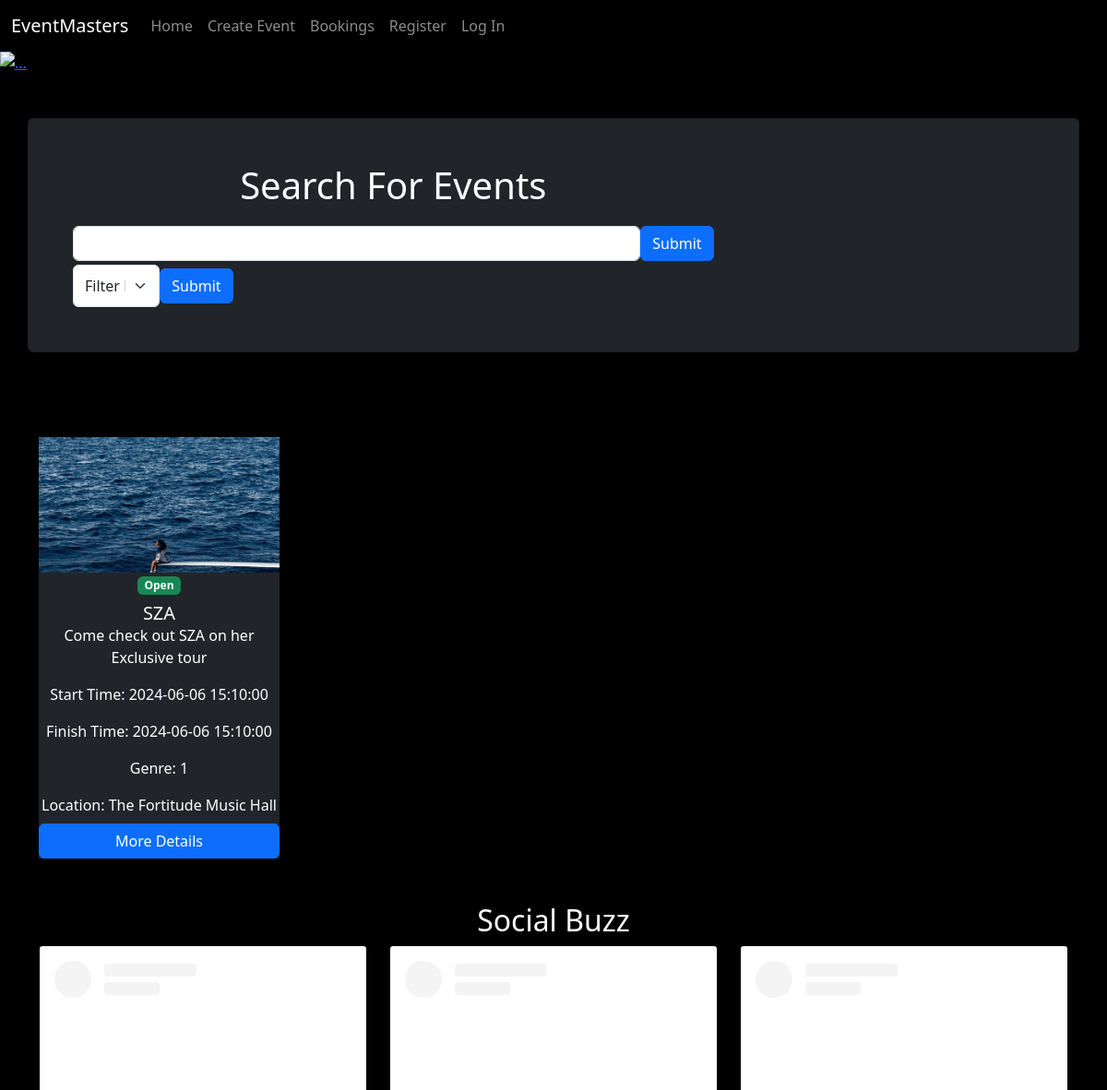
Before: / (upper part) with the older database file.
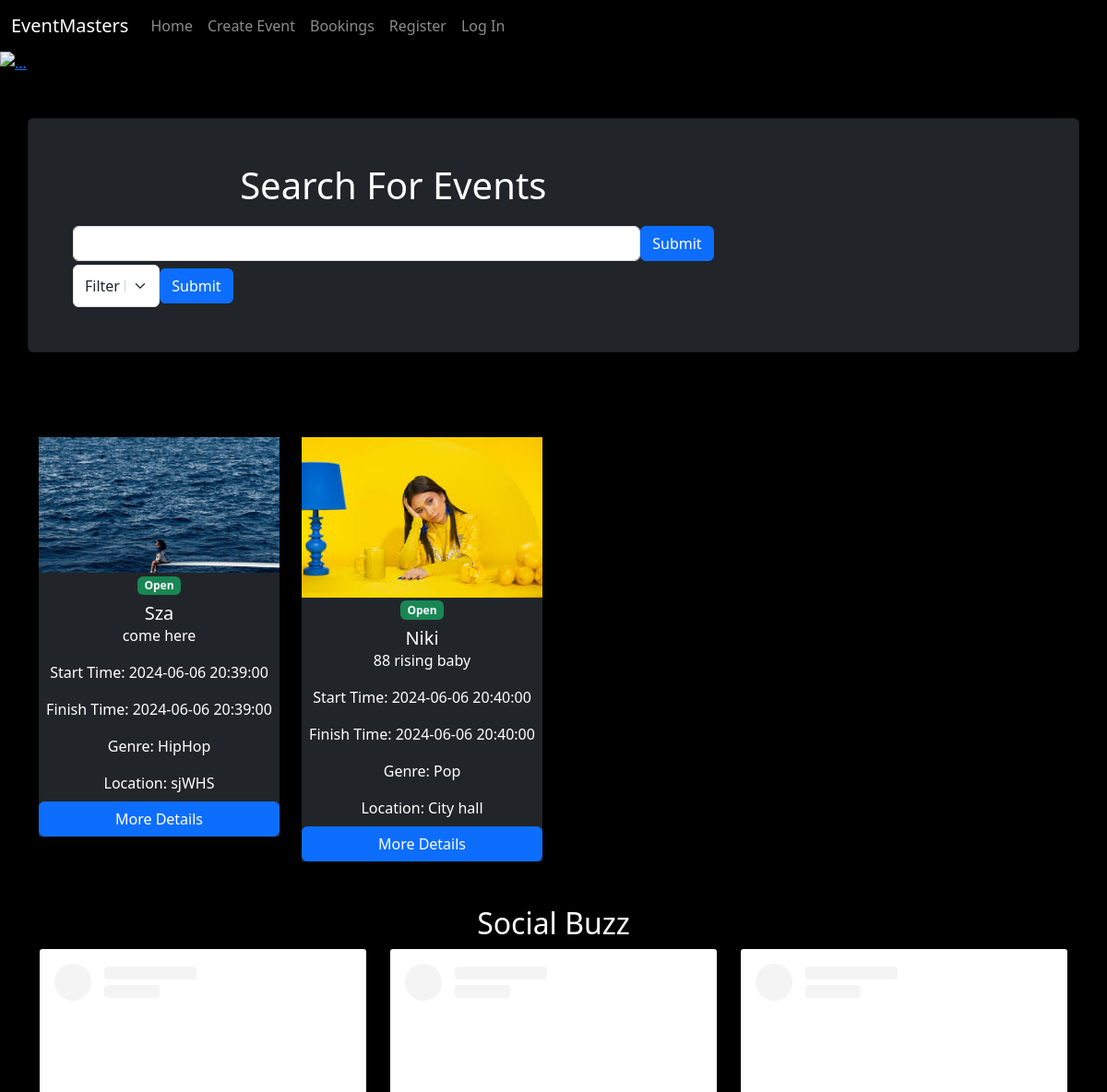
After: the same page with the newer database file.
### website/models.py (models this page shows, shortened)
class Event(db.Model):
    __tablename__ = 'events'
    id = db.Column(db.Integer, primary_key=True)
    name = db.Column(db.String(80))
    description = db.Column(db.String(200))
    image = db.Column(db.String(400))
    start_time = db.Column(db.DateTime)
    end_time = db.Column(db.DateTime)
    location = db.Column(db.String(80))
    genre = db.Column(db.String)
    price = db.Column(db.Float)
    numberoftickets = db.Column(db.Integer)
    status = db.Column(db.String(20), default="Open")
    comments = db.relationship('Comment', backref='event')
    orders = db.relationship('Order', backref='event')
    user_id = db.Column(db.Integer, db.ForeignKey('users.id'))

### website/views.py (the view)
@main_bp.route('/')
def index():
    events = db.session.scalars(db.select(Event)).all()
    return render_template('index.html', events = events)

### website/templates/index.html (shortened to what this page needs)
{% extends 'base.html' %}
{% block header %}
      <div id="carouselExampleDark" class="carousel carousel-dark slide">
        <div class="carousel-indicators">
          <button
            type="button"
            data-bs-target="#carouselExampleDark"
            data-bs-slide-to="0"
            class="active"
            aria-current="true"
            aria-label="Slide 1"
          ></button>
          <button
            type="button"
            data-bs-target="#carouselExampleDark"
            data-bs-slide-to="1"
            aria-label="Slide 2"
          ></button>
          <button
            type="button"
            data-bs-target="#carouselExampleDark"
            data-bs-slide-to="2"
            aria-label="Slide 3"
          ></button>
        </div>
        <div class="carousel-inner">
          <div class="carousel-item active" data-bs-interval="10000">
            <a href="{{url_for('Event.details', id=1)}}">
              <img src="{{url_for('static', filename='Img/ITSV.jpg')}}" class="d-block w-100" alt="..." />
            </a>
            <div class="carousel-caption d-none d-md-block">
            </div>
          </div>
        </div>
        <button
          class="carousel-control-prev"
          type="button"
          data-bs-target="#carouselExampleDark"
          data-bs-slide="prev"
        >
          <span class="carousel-control-prev-icon" aria-hidden="true"></span>
        </button>
        <button
          class="carousel-control-next"
          type="button"
          data-bs-target="#carouselExampleDark"
          data-bs-slide="next"
        >
          <span class="carousel-control-next-icon" aria-hidden="true"></span>
        </button>
      </div>
{% endblock %}
{% block content %}
    <main>
      <div class="container text-center">
          <div class="row justify-content-center mt-5 pb-4">
            <div class="card shadow p-5 mb-5 bg-dark">
              <div class="col-md-8">
                <h1 class="text-center mb-3"; style="color: white;">Search For Events</h1>
                <form class="form-inline d-flex flex-nowrap" action="{{url_for('main.search')}}" >
                   <input type="text" name="search" class="form-control flex-grow-1 my-1 mr-sm-2" id="SearchForm">
                   <button type="submit" class="flex-shrink-1 btn btn-primary my-1">Submit</button>
                 </form>
              </div>
              <div class="col-md-2">
                <form  class="form-inline d-flex flex-nowrap" action="{{url_for('main.genre_search')}}" >
                  <select name="genre_search" class="form-select" aria-label="Default select example">
                    <option selected>Filter By Genre</option>
                  </select>
                  <button type="submit" class="flex-shrink-1 btn btn-primary my-1">Submit</button>
                </form>
              </div>
           </div>
         </div>
        <div class="row row-cols-1 row-cols-md-4 g-4 cardset">
          {% for events in events %}
          <div class="col mb-4">
            <div class="card-group artist">
              <img
                src="{{url_for('static', filename=events.image)}}" alt="Event Image"
                class="card-img-top img-fluid"
              />
              <div class="card-body d-flex flex-column justify-content-between">
                <div>
                  <div>
                    {% if events.status == 'Open' %}
                    <span class="badge bg-success">{{events.status}}</span>
                    {% endif %}
                  </div>
                  <h5 class="card-title mt-2">{{ events.name }}</h5>
                  <p class="card-text">{{ events.description }}</p>
                  <p class="card-text">Start Time: {{ events.start_time }}</p>
                  <p class="card-text">Finish Time: {{ events.end_time}}</p>
                  <p class="card-text">Genre: {{ events.genre}}</p>
                  <p class="card-text">Location: {{ events.location}}</p>
                </div>
                <a href="{{ url_for('Event.details', id=events.id) }}" class="btn btn-primary mt-2"
                  >More Details</a
                >
              </div>
            </div>
          </div>
          {% endfor %}
        </div>
        <br>
        <h2 style="color: white;"> Social Buzz </h2>
        <div class="row">
          <div class="col-xl-4 col-lg-5 col-md-6">
            <blockquote class="instagram-media" data-instgrm-captioned data-instgrm-permalink="https://www.instagram.com/p/C53__-iSV52/?utm_source=ig_embed&amp;utm_campaign=loading" data-instgrm-version="14" style=" background:#FFF; border:0; border-radius:3px; box-shadow:0 0 1px 0 rgba(0,0,0,0.5),0 1px 10px 0 rgba(0,0,0,0.15); margin: 1px; max-width:540px; min-width:326px; padding:0; width:99.375%; width:-webkit-calc(100% - 2px); width:calc(100% - 2px);"><div style="padding:16px;"> <a href="https://www.instagram.com/p/C53__-iSV52/?utm_source=ig_embed&amp;utm_campaign=loading" style=" background:#FFFFFF; line-height:0; padding:0 0; text-align:center; text-decoration:none; width:100%;" target="_blank"> <div style=" display: flex; flex-direction: row; align-items: center;"> <div style="background-color: #F4F4F4; border-radius: 50%; flex-grow: 0; height: 40px; margin-right: 14px; width: 40px;"></div> <div style="display: flex; flex-direction: column; flex-grow: 1; justify-content: center;"> <div style=" background-color: #F4F4F4; border-radius: 4px; flex-grow: 0; height: 14px; margin-bottom: 6px; width: 100px;"></div> <div style=" background-color: #F4F4F4; border-radius: 4px; flex-grow: 0; height: 14px; width: 60px;"></div></div></div><div style="padding: 19% 0;"></div> </a></div></blockquote>
          </div>
          <div class="col-xl-4 col-lg-5 col-md-6">
            <blockquote class="instagram-media" data-instgrm-captioned data-instgrm-permalink="https://www.instagram.com/p/C5xum6fL2qd/?utm_source=ig_embed&amp;utm_campaign=loading" data-instgrm-version="14" style=" background:#FFF; border:0; border-radius:3px; box-shadow:0 0 1px 0 rgba(0,0,0,0.5),0 1px 10px 0 rgba(0,0,0,0.15); margin: 1px; max-width:540px; min-width:326px; padding:0; width:99.375%; width:-webkit-calc(100% - 2px); width:calc(100% - 2px);"><div style="padding:16px;"> <a href="https://www.instagram.com/p/C5xum6fL2qd/?utm_source=ig_embed&amp;utm_campaign=loading" style=" background:#FFFFFF; line-height:0; padding:0 0; text-align:center; text-decoration:none; width:100%;" target="_blank"> <div style=" display: flex; flex-direction: row; align-items: center;"> <div style="background-color: #F4F4F4; border-radius: 50%; flex-grow: 0; height: 40px; margin-right: 14px; width: 40px;"></div> <div style="display: flex; flex-direction: column; flex-grow: 1; justify-content: center;"> <div style=" background-color: #F4F4F4; border-radius: 4px; flex-grow: 0; height: 14px; margin-bottom: 6px; width: 100px;"></div> <div style=" background-color: #F4F4F4; border-radius: 4px; flex-grow: 0; height: 14px; width: 60px;"></div></div></div><div style="padding: 19% 0;"></div> </a></div></blockquote>
          </div>
          <div class="col-xl-4 col-lg-5 col-md-6">
            <blockquote class="instagram-media" data-instgrm-captioned data-instgrm-permalink="https://www.instagram.com/p/C5yfdkExR-e/?utm_source=ig_embed&amp;utm_campaign=loading" data-instgrm-version="14" style=" background:#FFF; border:0; border-radius:3px; box-shadow:0 0 1px 0 rgba(0,0,0,0.5),0 1px 10px 0 rgba(0,0,0,0.15); margin: 1px; max-width:540px; min-width:326px; padding:0; width:99.375%; width:-webkit-calc(100% - 2px); width:calc(100% - 2px);"><div style="padding:16px;"> <a href="https://www.instagram.com/p/C5yfdkExR-e/?utm_source=ig_embed&amp;utm_campaign=loading" style=" background:#FFFFFF; line-height:0; padding:0 0; text-align:center; text-decoration:none; width:100%;" target="_blank"> <div style=" display: flex; flex-direction: row; align-items: center;"> <div style="background-color: #F4F4F4; border-radius: 50%; flex-grow: 0; height: 40px; margin-right: 14px; width: 40px;"></div> <div style="display: flex; flex-direction: column; flex-grow: 1; justify-content: center;"> <div style=" background-color: #F4F4F4; border-radius: 4px; flex-grow: 0; height: 14px; margin-bottom: 6px; width: 100px;"></div> <div style=" background-color: #F4F4F4; border-radius: 4px; flex-grow: 0; height: 14px; width: 60px;"></div></div></div><div style="padding: 19% 0;"></div> </a></div></blockquote>
          </div>
        </div>
      </div>
    </main>
{%endblock%}

### website/templates/base.html (shortened to what this page needs)
<!DOCTYPE html>
<html lang="en">
  <head>
    <link
      href="https://cdn.jsdelivr.net/npm/bootstrap@5.3.3/dist/css/bootstrap.min.css"
      rel="stylesheet"
    />
    <link href="{{url_for('static', filename='style/Style.css')}}" rel="stylesheet"/>
  </head>
  <body class="background">
    <header>
      <nav class="navbar navbar-expand-lg navbar-dark background">
        <div class="container-fluid">
          <a class="navbar-brand" href="{{url_for('main.index')}}">EventMasters</a>
          <div class="collapse navbar-collapse" id="navbarSupportedContent">
            <ul class="navbar-nav me-auto mb-2 mb-lg-0">
              <li class="nav-item">
                <a class="nav-link" href="{{ url_for('main.index') }}">Home</a>
              </li>
              <li class="nav-item">
                <a class="nav-link" href="{{ url_for('Event.create') }}">Create Event</a>
              </li>
              <li class="nav-item">
                <a class="nav-link" href="{{ url_for('Order.orders') }}">Bookings</a>
              </li>
              {% if current_user.is_authenticated %}
              <a id="welcomenavbar" class="nav-item nav-link disabled text-muted" href="#">Welcome {{current_user.name}}</a>
              <a class="nav-item nav-link" href="{{ url_for('auth.logout') }}">Log Out</a>
            {% else %}
              <a class="nav-item nav-link" href="{{ url_for('auth.register') }}">Register</a>
              <a class="nav-item nav-link" href="{{ url_for('auth.login') }}">Log In</a>
            {% endif %}
            </ul>
          </div>
        </div>
      </nav>
        {% block header %}
        {% endblock %}
    </header>
    {% block content %}
    {% endblock %}
</body>
</html>

### website/Static/style/Style.css (style rules this page uses)
.background { background-color: black ; }
.cardset { padding-top: 20px; }
.artist { background-color: #212529; color: white; height: 100; }
.carousel-caption { background-color: rgba(0,0,0,.5); color: white; font-size: xx-large; }
.carousel-caption h5, p { color: white; }

Changed rows visible on the page:
changed Event: name "SZA" → "Sza"; description "Come check out SZA on her Exclusive tour" → "come here"; start_time "2024-06-06 15:10:00" → "2024-06-06 20:39:00"; end_time "2024-06-06 15:10:00" → "2024-06-06 20:39:00"; genre "1" → "HipHop"; location "The Fortitude Music Hall" → "sjWHS"
added Event: image (picture), status "Open", name "Niki", description "88 rising baby", start_time "2024-06-06 20:40:00", end_time "2024-06-06 20:40:00", genre "Pop", location "City hall"
